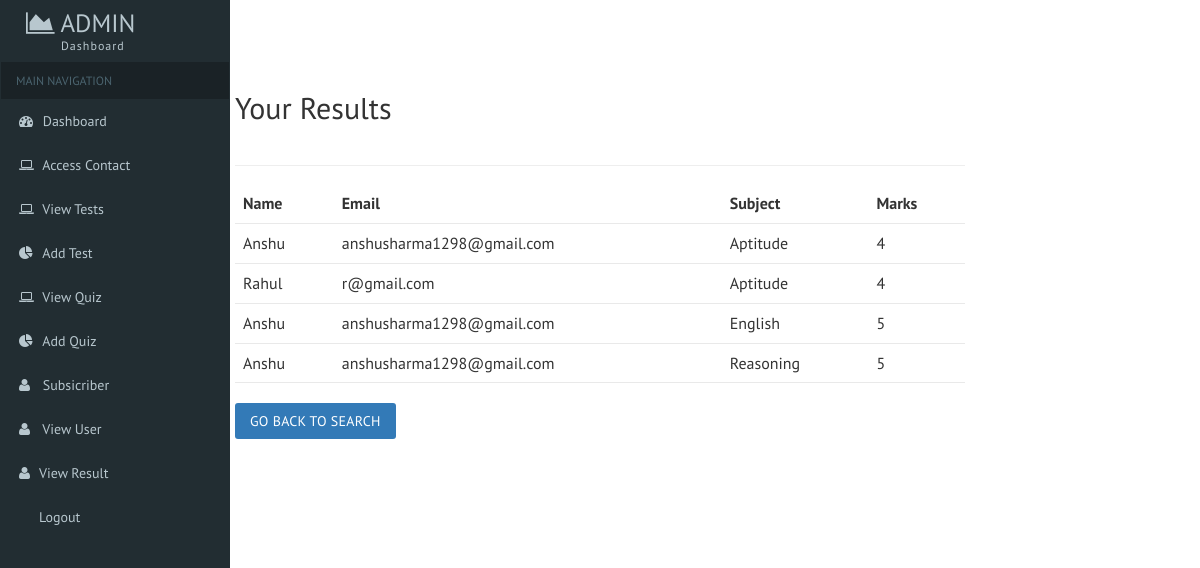
/Admin/ViewResult.php, run on the app's committed database.
### tables this page shows
CREATE TABLE `result` (
  `ID` int(11) NOT NULL,
  `Name` varchar(50) NOT NULL,
  `Email` varchar(50) NOT NULL,
  `Subject` varchar(50) NOT NULL,
  `Marks` int(50) NOT NULL
);

### Admin/ViewResult.php (the view)
<?php
include('AdminHeader.php');
?>
<br><br>
<div class="container ">
<div class="row">
<div class="col-sm-2">
</div>
<div class="col-sm-8">
	<h2>Your Results</h2>
	<br><hr>
	<?php
		$con = mysqli_connect("localhost","root","","onlinetest");
		$result = mysqli_query($con,"SELECT * FROM `result`");
	?>
		<table class="table table-hover">
		<tr>
			<th>Name</th><th>Email</th><th>Subject</th><th>Marks</th>
		</tr>
	<?php
	while($row = mysqli_fetch_array($result))
	{
	?>
		<tr>
			<td><?php echo $row['Name'];?></td>
			<td><?php echo $row['Email'];?></td>
			<td><?php echo $row['Subject'];?></td>
			<td><?php echo $row['Marks'];?></td>
		</tr>
	<?php
	}
	?>
	</table>
<a href="index.php" class="btn btn-primary">Go Back to Search</a>
</div>
</div>
</div>

### data on the page
result: Name "Anshu", Email "anshusharma1298@gmail.com", Subject "Aptitude", Marks "4"
result: Name "Rahul", Email "r@gmail.com", Subject "Aptitude", Marks "4"
result: Name "Anshu", Email "anshusharma1298@gmail.com", Subject "English", Marks "5"
result: Name "Anshu", Email "anshusharma1298@gmail.com", Subject "Reasoning", Marks "5"
